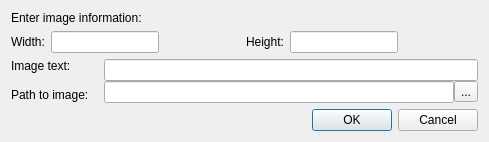
<?xml version="1.0" encoding="UTF-8"?>
<ui version="4.0">
 <class>AddImageDialog</class>
 <widget class="QDialog" name="AddImageDialog">
  <property name="windowModality">
   <enum>Qt::WindowModal</enum>
  </property>
  <property name="geometry">
   <rect>
    <x>0</x>
    <y>0</y>
    <width>539</width>
    <height>207</height>
   </rect>
  </property>
  <property name="windowTitle">
   <string>Add link - ManuWrite</string>
  </property>
  <property name="modal">
   <bool>true</bool>
  </property>
  <layout class="QVBoxLayout" name="verticalLayout">
   <property name="sizeConstraint">
    <enum>QLayout::SetFixedSize</enum>
   </property>
   <item>
    <widget class="QLabel" name="InfoLabel">
     <property name="sizePolicy">
      <sizepolicy hsizetype="Preferred" vsizetype="Maximum">
       <horstretch>0</horstretch>
       <verstretch>0</verstretch>
      </sizepolicy>
     </property>
     <property name="text">
      <string>Enter image information:</string>
     </property>
    </widget>
   </item>
   <item>
    <layout class="QHBoxLayout" name="horizontalLayout_4">
     <item>
      <widget class="QLabel" name="WidthLabel">
       <property name="text">
        <string>Width:</string>
       </property>
      </widget>
     </item>
     <item>
      <widget class="QLineEdit" name="WidthLineEdit">
       <property name="sizePolicy">
        <sizepolicy hsizetype="Maximum" vsizetype="Fixed">
         <horstretch>0</horstretch>
         <verstretch>0</verstretch>
        </sizepolicy>
       </property>
      </widget>
     </item>
     <item>
      <spacer name="horizontalSpacer_2">
       <property name="orientation">
        <enum>Qt::Horizontal</enum>
       </property>
       <property name="sizeHint" stdset="0">
        <size>
         <width>40</width>
         <height>20</height>
        </size>
       </property>
      </spacer>
     </item>
     <item>
      <widget class="QLabel" name="HeightLabel">
       <property name="text">
        <string>Height:</string>
       </property>
      </widget>
     </item>
     <item>
      <widget class="QLineEdit" name="HeightLineEdit">
       <property name="sizePolicy">
        <sizepolicy hsizetype="Maximum" vsizetype="Fixed">
         <horstretch>0</horstretch>
         <verstretch>0</verstretch>
        </sizepolicy>
       </property>
      </widget>
     </item>
     <item>
      <spacer name="horizontalSpacer">
       <property name="orientation">
        <enum>Qt::Horizontal</enum>
       </property>
       <property name="sizeHint" stdset="0">
        <size>
         <width>40</width>
         <height>20</height>
        </size>
       </property>
      </spacer>
     </item>
    </layout>
   </item>
   <item>
    <layout class="QHBoxLayout" name="horizontalLayout">
     <property name="spacing">
      <number>15</number>
     </property>
     <item>
      <layout class="QVBoxLayout" name="LabelLayout">
       <item>
        <widget class="QLabel" name="ImageTextLabel">
         <property name="sizePolicy">
          <sizepolicy hsizetype="Preferred" vsizetype="Fixed">
           <horstretch>0</horstretch>
           <verstretch>0</verstretch>
          </sizepolicy>
         </property>
         <property name="text">
          <string>Image text:</string>
         </property>
        </widget>
       </item>
       <item>
        <widget class="QLabel" name="ImagePathLabel">
         <property name="sizePolicy">
          <sizepolicy hsizetype="Preferred" vsizetype="Fixed">
           <horstretch>0</horstretch>
           <verstretch>0</verstretch>
          </sizepolicy>
         </property>
         <property name="text">
          <string>Path to image:</string>
         </property>
        </widget>
       </item>
      </layout>
     </item>
     <item>
      <layout class="QVBoxLayout" name="InputLayout">
       <property name="spacing">
        <number>0</number>
       </property>
       <item>
        <layout class="QHBoxLayout" name="horizontalLayout_3">
         <item>
          <widget class="QLineEdit" name="ImageTextLineEdit">
           <property name="sizePolicy">
            <sizepolicy hsizetype="Expanding" vsizetype="Fixed">
             <horstretch>0</horstretch>
             <verstretch>0</verstretch>
            </sizepolicy>
           </property>
           <property name="minimumSize">
            <size>
             <width>350</width>
             <height>0</height>
            </size>
           </property>
          </widget>
         </item>
        </layout>
       </item>
       <item>
        <layout class="QHBoxLayout" name="horizontalLayout_2">
         <property name="spacing">
          <number>0</number>
         </property>
         <item>
          <widget class="QLineEdit" name="ImagePathLineEdit">
           <property name="minimumSize">
            <size>
             <width>350</width>
             <height>0</height>
            </size>
           </property>
          </widget>
         </item>
         <item>
          <widget class="QToolButton" name="OpenFileButton">
           <property name="text">
            <string>...</string>
           </property>
          </widget>
         </item>
        </layout>
       </item>
      </layout>
     </item>
    </layout>
   </item>
   <item>
    <widget class="QDialogButtonBox" name="buttonBox">
     <property name="sizePolicy">
      <sizepolicy hsizetype="Expanding" vsizetype="Fixed">
       <horstretch>0</horstretch>
       <verstretch>0</verstretch>
      </sizepolicy>
     </property>
     <property name="orientation">
      <enum>Qt::Horizontal</enum>
     </property>
     <property name="standardButtons">
      <set>QDialogButtonBox::Cancel|QDialogButtonBox::Ok</set>
     </property>
    </widget>
   </item>
  </layout>
 </widget>
 <resources/>
 <connections>
  <connection>
   <sender>buttonBox</sender>
   <signal>accepted()</signal>
   <receiver>AddImageDialog</receiver>
   <slot>accept()</slot>
   <hints>
    <hint type="sourcelabel">
     <x>248</x>
     <y>254</y>
    </hint>
    <hint type="destinationlabel">
     <x>157</x>
     <y>274</y>
    </hint>
   </hints>
  </connection>
  <connection>
   <sender>buttonBox</sender>
   <signal>rejected()</signal>
   <receiver>AddImageDialog</receiver>
   <slot>reject()</slot>
   <hints>
    <hint type="sourcelabel">
     <x>316</x>
     <y>260</y>
    </hint>
    <hint type="destinationlabel">
     <x>286</x>
     <y>274</y>
    </hint>
   </hints>
  </connection>
 </connections>
</ui>
